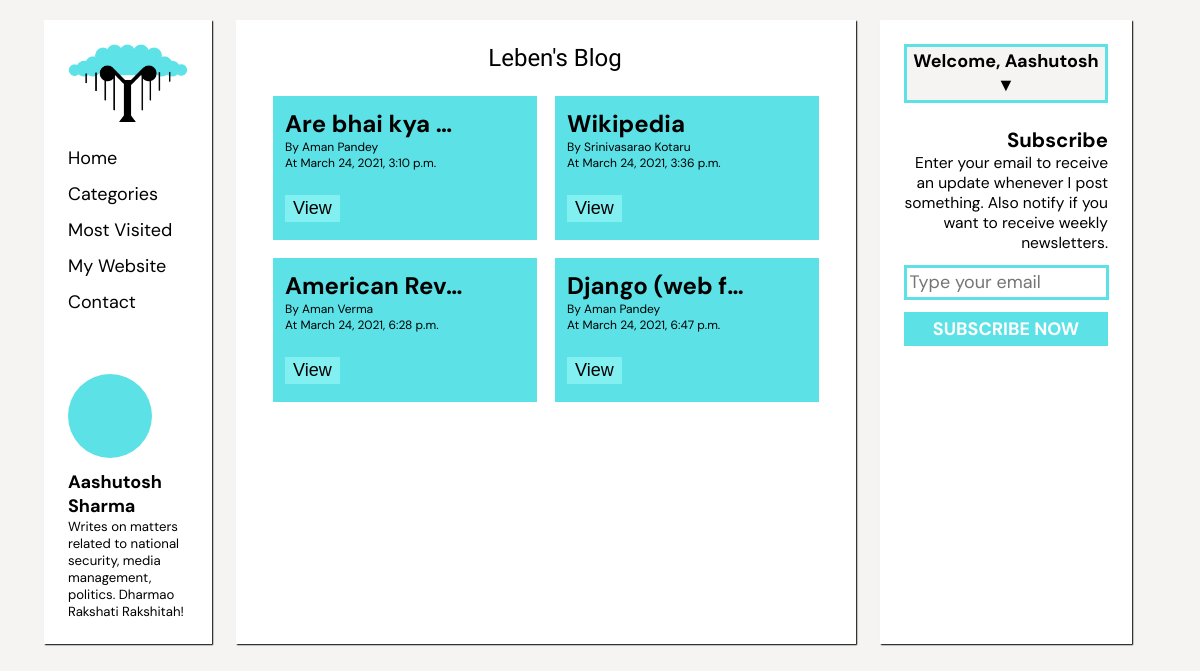
Page /blog/ (signed in) on the committed database.
### blogger/models.py (models this page shows, shortened)
class Post(models.Model):
    sno = models.AutoField((""), primary_key=True)
    title = models.CharField(max_length=50)
    slug = models.SlugField(max_length=250, null=True, blank=True)
    content = models.TextField(max_length=3000)
    thimg = models.ImageField(upload_to='./static/img', default='')
    author = models.TextField(default='')
    time_stamp = models.DateTimeField(auto_now=True)

### blogger/views.py (the view, shortened to what this page needs)
# urls.py: path('', views.blogHome, name='home'),
def blogHome(request):
    allPosts = Post.objects.all()
    context = {'allPosts': allPosts}
    return render(request, 'blog/myBlog.html', context)

### templates/blog/myBlog.html (shortened to what this page needs)
{% extends 'blogbase.html' %}
{% block body %}
{% for post in allPosts %}
<div class="post">
    <div class="aboutpost">
        <div class="title text" id="post-title">{{post.title}}</div>
        <div class="author text">By {{post.author}}</div>
        <div class="author text">At {{ post.time_stamp }}</div>
        <div class="view"><a href="post/{{post.slug}}" class="btn"><button>View</button></a></div>
    </div>
</div>
{% endfor %}
{% endblock body %}

### templates/blogbase.html (shortened to what this page needs)
<!DOCTYPE html>
<html lang="en">
<head>
    {% load static %}
    <link rel="stylesheet" href="{% static 'blogbase.css' %}">
    {% load static %}
</head>
<body>
    <div class="flex-container text">
        <div class="dabba" id="left" style="left: -35vw;">
            <div id="logo1">
                {% load static %}
                <img src="{% static 'logo1.png' %}" alt="logo" id="logo">
            </div>
            <div class="index">
                <div class="text indexing" id="index-1">Home</div>
                <div class="text indexing" id="index-2">Categories</div>
                <div class="text indexing" id="index-3">Most Visited</div>
                <div class="text indexing" id="index-4">My Website</div>
                <div class="text indexing" id="index-5">Contact</div>
            </div>
            <div class="aboutme">
                <div class="img"></div>
                <div class="name">Aashutosh Sharma</div>
                <div class="authordescript">Writes on matters related to national security, media management, politics.
                    Dharmao Rakshati Rakshitah!</div>
            </div>
        </div>
        <div class="dabba" id="center">
            <div class="heading headingtext" id="heading">
                {% load static %}
                <span id="ham" onclick="return pullLeft()">
                </span>
                <span id="blogheading">Leben's Blog</span>
                {% load static %}
            </div>
            <div class="postflex" onclick="return pushLeft()">
                {% block body %}{% endblock body %}
            </div>
        </div>
        <div class="dabba" id="right">
            {% if user.is_authenticated %}
            <div class="logoutdropdown btn">
                <a class="nav-link dropdown-toggle" type="button" id="navbarDropdown" role="button" data-bs-toggle="dropdown"
                    aria-expanded="false">
                    <button class="logoutdrop btn text margin-btn" onclick="return dropdown()" id="logoutdropping">Welcome,
                        {{request.user.first_name}} <span id="arrow">&#9660;</span></button>
                </a>
            </div>
            {% endif %}
            <div class="messages message-flex" id="message-flex">
            <div class="subscribeform margin-subscribe">
                <form action="/blog/" name="subscribeform" method="post" required>
                    <div id="subscribeform">
                        <div class="text subscribe" id="subscribe1">Subscribe</div>
                        <div class="text signupdesc" id="signupdesc1">Enter your email to receive an update whenever I post
                            something. Also
                            notify if you want to receive weekly newsletters.</div>
                        <div class="input" id="inputemail">
                            <input class="text" type="email" id="email" name="email" placeholder="Type your email">
                        </div>
                        <div class="input">
                            <button class="btn btn-primary text button button-subscribe" id="button-subscribe1" type="submit">SUBSCRIBE
                                NOW</button>
                        </div>
                    </div>
                </form>
            </div>
        </div>
    </div>
        {% if request.user.is_superuser %}
        {% load static %}
        {% elif user.is_authenticated %}
        <a href="/blog/newedit/">
        <img src="{% static 'img/pencil.png' %}" alt="pencil">
        </a>
        {% else %}
        <a href="/blog/login/">
        <img src="{% static 'img/pencil.png' %}" alt="pencil">
        </a>
    </div>
    {% endif %}
</body>
</html>

### static/blogbase.css (style rules this page uses)
body { background: #F6F3F3; }
.flex-container { display: flex; gap: 2vw; }
.text { font-family: 'DM Sans', sans-serif; }
.dabba { background: white; box-shadow: 0.1vw 0.1vw 0.1vw black; flex-grow: 4; flex-flow: column; margin-top: 1vw; padding: 2vw; }
#logo1 { position: relative; width: 100%; display: flex; justify-content: center; align-items: center; }
#logo { width: 10vw; }
#left { margin-left: 3vw; width: 40vw; }
.index { margin-top: 2vw; font-size: 1.5vw; }
.indexing { margin-top: 1vw; }
.aboutme { margin-top: 5vw; }
.img { width: 7vw; height: 7vw; background: #5CE1E6; border-radius: 50vw; }
.name { margin-top: 1vw; font-weight: bold; font-size: 1.5vw; }
.authordescript { font-size: 1.1vw; }
#center { width: 200vw; display: flex; flex-direction: column; }
.headingtext { font-family: 'Sacramento', cursive; font-size: 2vw; text-align: center; }
#right { margin-right: 3vw; }
.postflex { margin-top: 2vw; display: flex; flex-wrap: wrap; justify-content: center; gap: 1.5vw; }
.btn { width: 100%; }
.signupdesc { font-size: 1.3vw; }
#signupbutton, #loginbutton, .logoutdrop { padding: 0.2vw; font-size: 1.5vw; }
.logoutdrop, #loginbutton { background: #F6F3F3; outline: none; border: solid #5CE1E6; font-weight: bold; }
.logoutdrop { margin-bottom: 2vw; }
.subscribeform { padding-top: 0vw; text-align: right; }
.subscribe { font-weight: bold; font-size: 1.7vw; }
#inputemail { width: 100%; padding: 0vw; }
#email { margin-top: 1vw; padding: 0.2vw; font-size: 1.5vw; border: solid #5CE1E6; width: 95%; outline: none; }
.button-subscribe { font-weight: bold; background: #5CE1E6; outline: none; border: solid #5CE1E6; color: white; padding: 0.2vw; font-size: 1.5vw; margin-top: 1vw; }
.button-subscribe::after { font-weight: bold; outline: none; }
.post { background: #5CE1E6; width: 20vw; height: 10vw; padding: 1vw; }
.title { font-size: 2vw; font-weight: bold; }
.author { font-size: 1vw; }
.message-flex { display: flex; flex-wrap: wrap; }
#post-title { width: 15vw; font-size: 2vw; font-weight: bold; white-space: nowrap; overflow: hidden; text-overflow: ellipsis; }
.view button { font-size: 1.5vw; margin-top: 2vw; background: #82EFF1; border: 0.2vw solid #82EFF1; }
.title { font-size: 2vw; }

### rows in the picture
Post: title "Are bhai kya…", author "Aman Pandey", time_stamp "March 24, 2021, 3:10 p.m."
Post: title "Wikipedia", author "Srinivasarao Kotaru", time_stamp "March 24, 2021, 3:36 p.m."
Post: title "American Rev…", author "Aman Verma", time_stamp "March 24, 2021, 6:28 p.m."
Post: title "Django (web f…", author "Aman Pandey", time_stamp "March 24, 2021, 6:47 p.m."

### other values in the picture
{{ request.user.first_name }} "Aashutosh"
